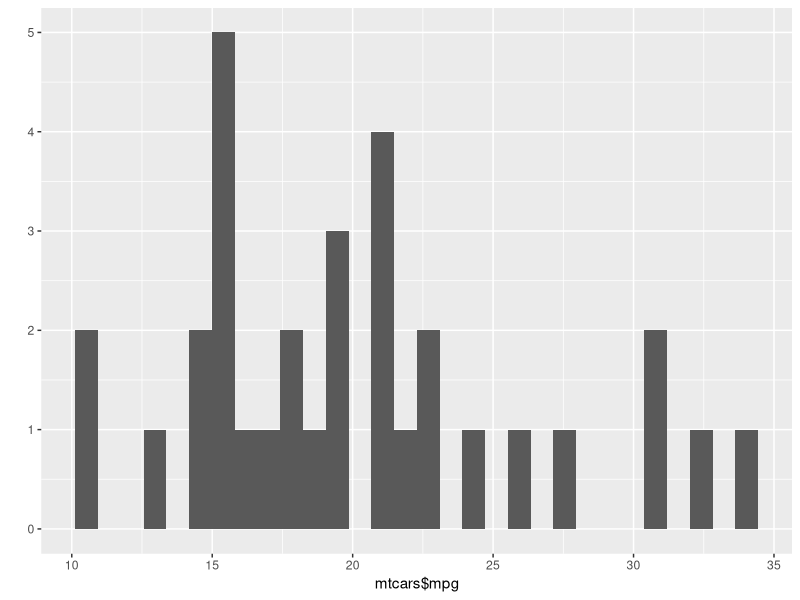
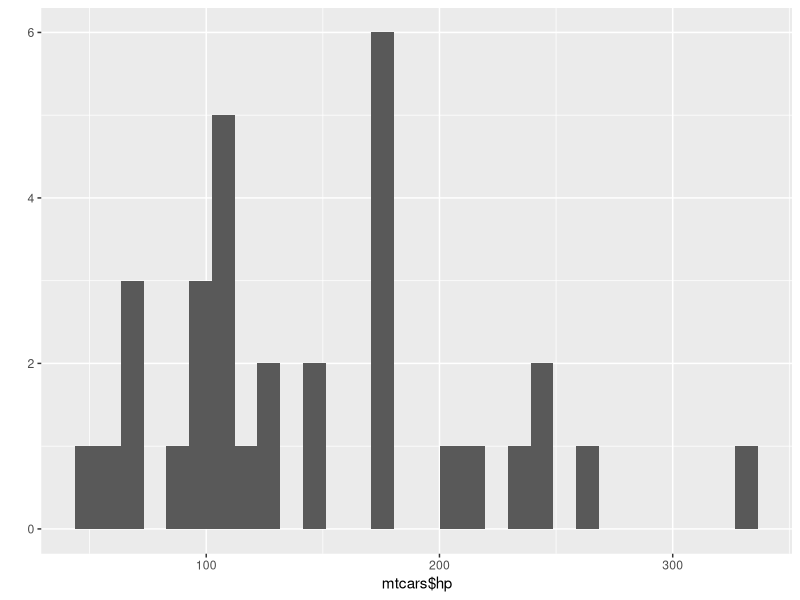
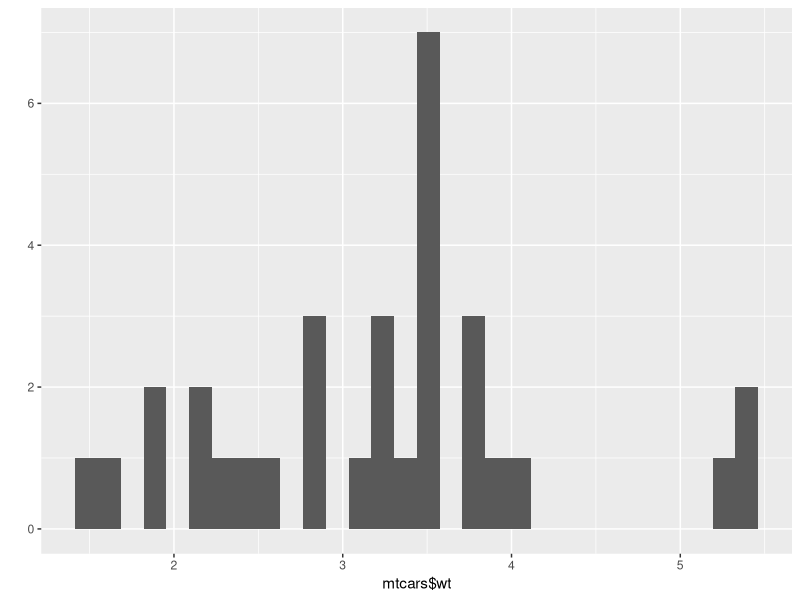

R code for these plots, in order:
library(ggplot2)

data("mtcars")
qplot(mtcars$mpg, geom='histogram')
qplot(mtcars$hp, geom='histogram')
qplot(mtcars$wt, geom='histogram')

